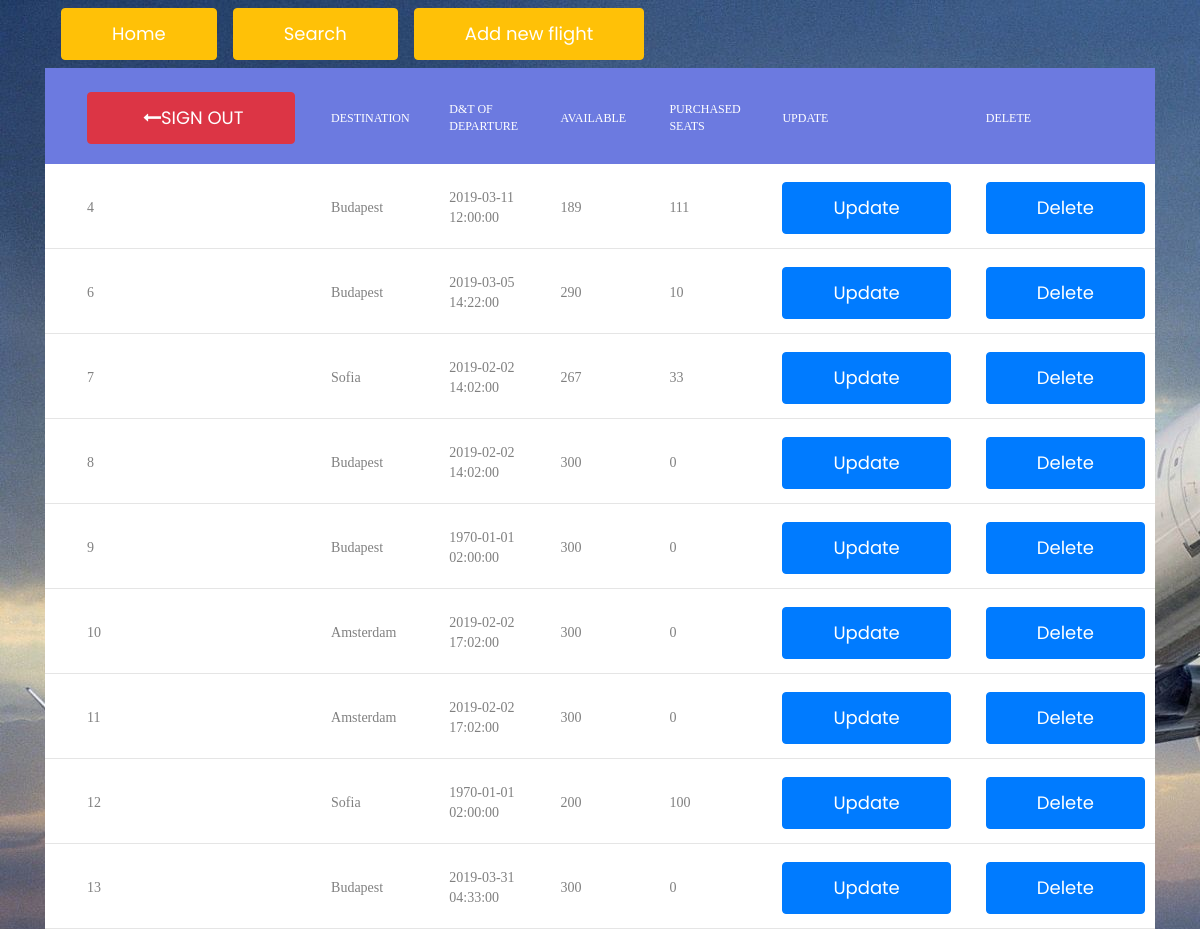
Before: /read.php (signed in) with the older database file.
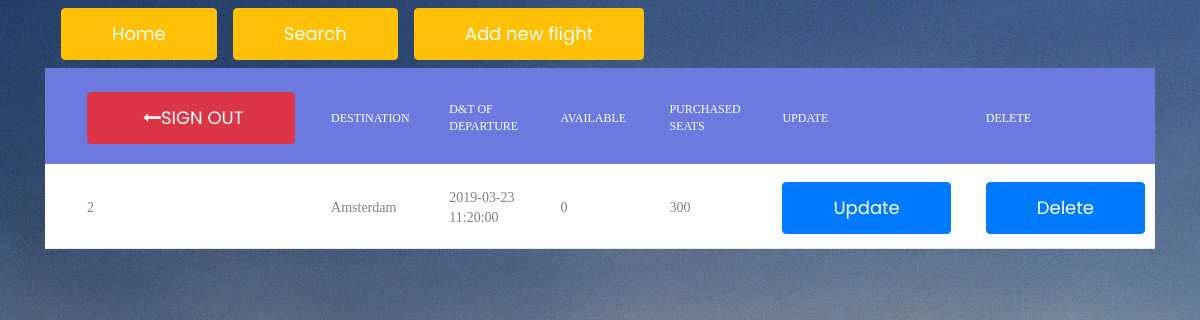
After: the same page with the newer database file.
### tables this page shows
CREATE TABLE `flight` (
  `flights_id` int(11) NOT NULL,
  `destination_id` int(11) NOT NULL,
  `planes_id` int(11) NOT NULL,
  `purchased_seats` int(11) NOT NULL,
  `date_departure` datetime NOT NULL,
  `flight_code` varchar(100) NOT NULL
);

CREATE TABLE `destination` (
  `destination_id` int(11) NOT NULL,
  `destination_point` varchar(32) DEFAULT NULL
);

### read.php (the view, shortened to what this page needs)
<body style="background-image: url('images/background.jpg');">
<div class="container">
    <?php
    include "includes/header.php";
    include "includes/nav/nav.php";
$q_read = "SELECT purchased_seats, date_departure dd,destination_point dp, `flights_id`, (seats-purchased_seats) AS Available FROM `flight` f JOIN plane p ON p.planes_id=f.planes_id JOIN destination d ON d.destination_id = f.destination_id";
    $result = mysqli_query($conn, $q_read);
    if (mysqli_num_rows($result) > 0) {
   ?>
        <div class="table100 ver3 m-b-110">
            <table data-vertable="ver3">
                <thead>
                <tr class="row100 head">
                    <th class="column100 column1 " data-column="column1"><a class="btn btn-danger" href="includes/modules/logout_module.php"><i class="fa fa-long-arrow-left m-l-5" aria-hidden="true"></i>Sign out</a></th>
                    <th class="column100 column2" data-column="column2">Destination</th>
                    <th class="column100 column3" data-column="column3">d&t of departure</th>
                    <th class="column100 column4"  data-column="column4">Available</th>
                    <?php if (isset($_SESSION['user_type']) == 'admin') { ?>
                        <th class="column100 column5" data-column="column5">Purchased seats</th>
                        <th class="column100 column6" data-column="column6">Update</th>
                        <th class="column100 column7" data-column="column7">Delete</th>
                    <?php }
                    ?>
                </tr>
                </thead>
                <tbody>
                <?php
                while ($row = mysqli_fetch_assoc($result)){
                ?>
                <tr class="row100">
                    <td class="column100 column1">
                        <?= $row['flights_id'] ?>
                    </td>
                    <td class="column100 column2">
                        <?= $row['dp'] ?>
                    </td>
                    <td class="column100 column3">
                        <?= $row['dd'] ?>
                    </td>
                    <td class="column100 column4">
                        <?= $row['Available'] ?>
                    </td>
                    <?php if (isset($_SESSION['user_type']) == 'admin') {
                        ?>
                        <td class="column100 column5">
                            <?= $row['purchased_seats'] ?>
                        </td>
                        <td class="column100 column6">
                            <a class="btn btn-primary"
                               href="update.php?flight=<?= $row['flights_id'] ?>">Update</a>
                        </td>
                        <td class="column100 column7">
                            <a class="btn btn-primary"
                               href="delete.php?flight=<?= $row['flights_id'] ?>">Delete</a>
                        </td>
                    <?php }
                    ?>
                    <?php
                    }
                    ?>
                </tr>
                </tbody>
            </table>
        </div>
        <?php
    }
    ?>
    <?php
    include 'includes/footer.php';
    ?>

Changed rows visible on the page:
removed flight: flights_id "4", destination.destination_point "Budapest", date_departure "2019-03-11 12:00:00", Available "189", purchased_seats "111"
removed flight: flights_id "6", destination.destination_point "Budapest", date_departure "2019-03-05 14:22:00", Available "290", purchased_seats "10"
removed flight: flights_id "7", destination.destination_point "Sofia", date_departure "2019-02-02 14:02:00", Available "267", purchased_seats "33"
removed flight: flights_id "8", destination.destination_point "Budapest", date_departure "2019-02-02 14:02:00", Available "300", purchased_seats "0"
removed flight: flights_id "9", destination.destination_point "Budapest", date_departure "1970-01-01 02:00:00", Available "300", purchased_seats "0"
removed flight: flights_id "10", destination.destination_point "Amsterdam", date_departure "2019-02-02 17:02:00", Available "300", purchased_seats "0"
removed flight: flights_id "11", destination.destination_point "Amsterdam", date_departure "2019-02-02 17:02:00", Available "300", purchased_seats "0"
removed flight: flights_id "12", destination.destination_point "Sofia", date_departure "1970-01-01 02:00:00", Available "200", purchased_seats "100"
removed flight: flights_id "13", destination.destination_point "Budapest", date_departure "2019-03-31 04:33:00", Available "300", purchased_seats "0"
added flight: flights_id "2", destination.destination_point "Amsterdam", date_departure "2019-03-23 11:20:00", Available "0", purchased_seats "300"
